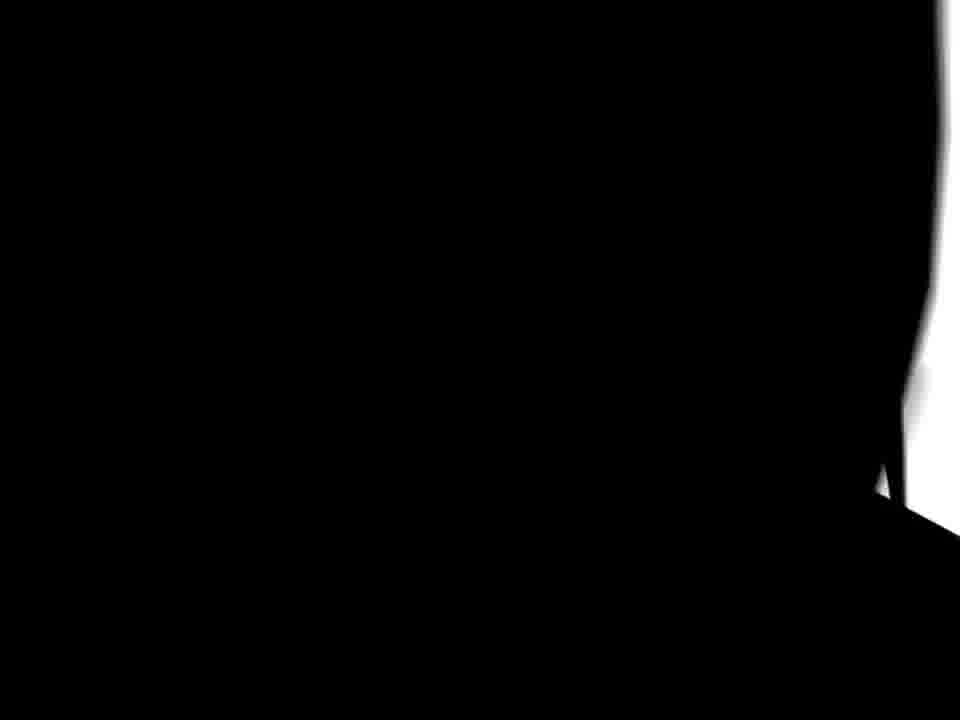
#> input picture frames/frame-0043.jpg, 960 x 720 px; its folder holds only this picture in this run
$ jupyter execute prob_dist.ipynb
#> lines starting #> are read from the running program, lines starting #| are printed output that depends on the picture; after the words box and inside, x2 and y2 are one past the last pixel; in counts of white or black regions, pixels touching at a corner belong together
[cell 1]
# %pip install seaborn
# %pip install scikit-image
# %pip install pip --upgrade

[cell 2]
import os
import numpy as np
from PIL import Image
import seaborn as sns
import matplotlib.pyplot as plt
from skimage.measure import block_reduce

[cell 3]
def apply_kernel_operation(bw_image, kernel_size=(4, 4), operation='max'):
    if operation == 'mean':
        processed_image = block_reduce(bw_image, kernel_size, np.mean)
        processed_image = np.where(processed_image > 128, 255, 0)
    elif operation == 'max':
        processed_image = block_reduce(bw_image, kernel_size, np.max)
    return processed_image

def load_image_as_bw(image_path, kernel=4, operation='max'):
    """
    Load the image, convert it to grayscale, and then to binary (black and white).
    """
#> called with image_path = 'src/../frames/frame-0043.jpg', kernel = 4, operation = 'max'
    image = Image.open(image_path).convert('L')  # Convert to grayscale
    np_image = np.array(image)
    bw_image = np.where(np_image > 128, 255, 0)  # Convert to black and white
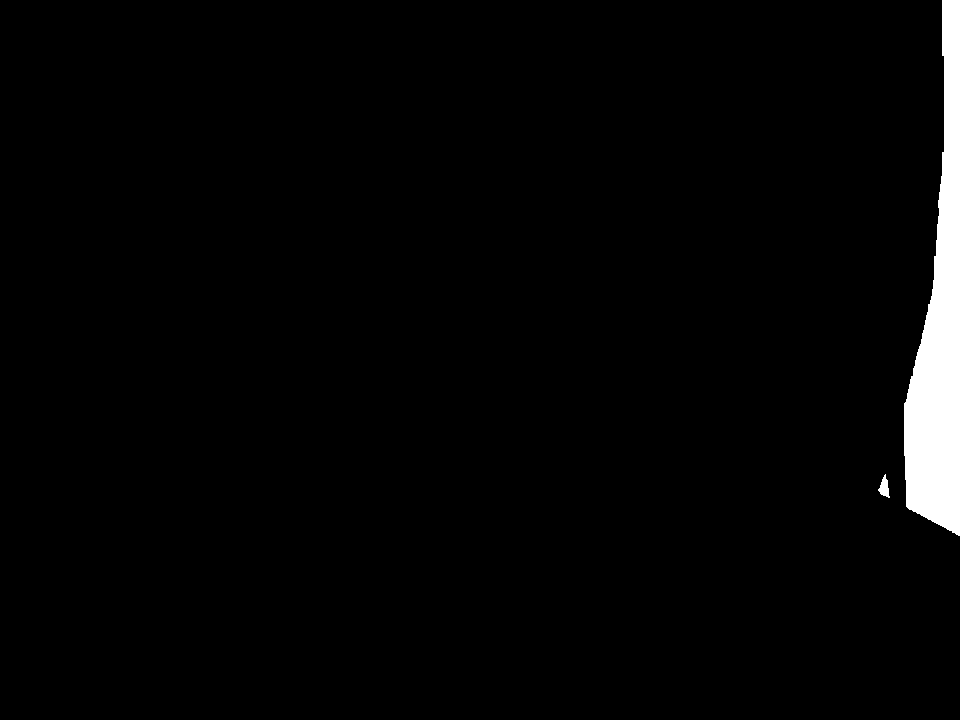
#> bw_image: shape (720, 960) int64; 2.5% white; 2 white regions, box (x1, y1, x2, y2) and area: (904, 0, 960, 536) 16799, (878, 474, 890, 498) 153
    reduced_image = apply_kernel_operation(bw_image, kernel_size=(kernel, kernel), operation=operation)
#> in apply_kernel_operation, `processed_image = block_reduce(bw_image, kernel_size, np.max)`:
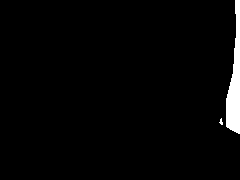
#> processed_image: shape (180, 240) int64; 2.6% white; 2 white regions (1 under 20 px), largest, box (x1, y1, x2, y2) and area: (226, 0, 240, 134) 1094
    return reduced_image


def extract_white_pixel_positions(bw_image):
    """
    Extract the x and y positions of white pixels in the black and white image.
    """
    # Find indices of white pixels
    y_indices, x_indices = np.where(bw_image == 255)
#> y_indices = 1110 values from 0 to 133; x_indices = 1110 values, max 239 at index 4, min 219 at index 977, mean 234.3
    return x_indices, y_indices

def draw_joint(image_path, output_path, kernel=4, operation='max',
               save=False, display=True, width=960, height=720, kind="kde"):
    """
    Draw a joint plot of the white pixel positions in the image.
    Kind can be
    - "kde" for kernel density estimation
    - "hex" for hexbin plot
    - "hist" for histogram
    - "scatter" for scatter plot
    - "reg" for regression plot
    - "resid" for residual plot
    """
    bw_image = load_image_as_bw(image_path, kernel=kernel, operation=operation)
    # plt.imshow(bw_image, cmap="gray")
    # plt.show()
    x_indices, y_indices = extract_white_pixel_positions(bw_image)
#> y_indices = 1110 values from 0 to 133
    plt.figure(figsize=(width/100, height/100))
    joint = sns.jointplot(x=x_indices, y=y_indices, kind=kind, color="k")
    joint.set_axis_labels('X', 'Y', fontsize=16)
    joint.figure.set_figheight(height/100)
    joint.figure.set_figwidth(width/100)
    plt.gca().invert_yaxis()  # Invert y-axis to match image orientation
    if save:
        joint.savefig(output_path, bbox_inches="tight")
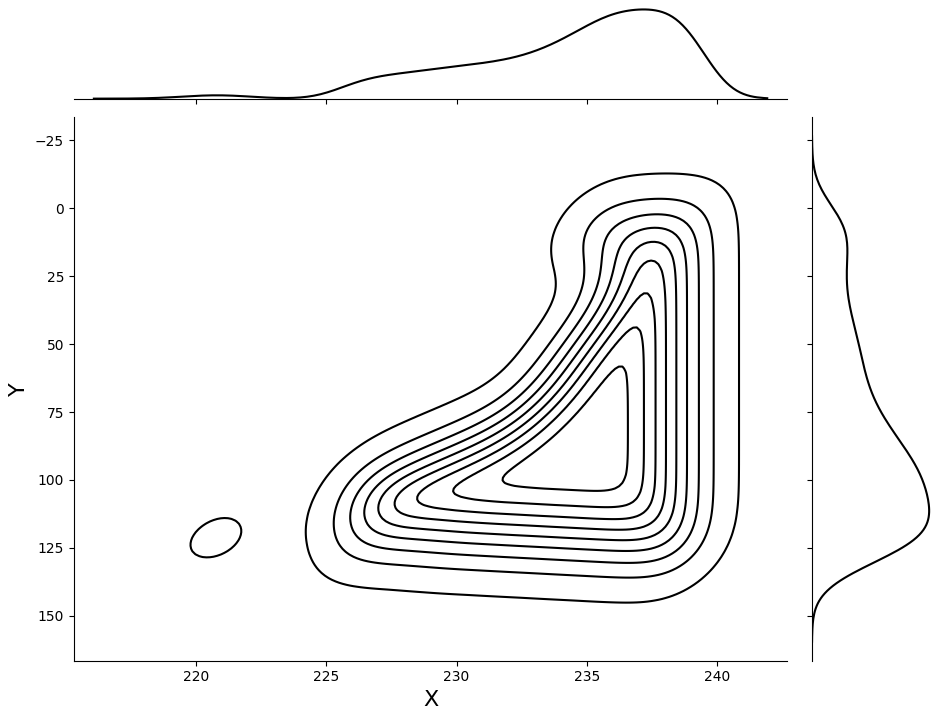
#> figure drawn by matplotlib, 3 panels
    if display:
        plt.show()
    plt.close()
